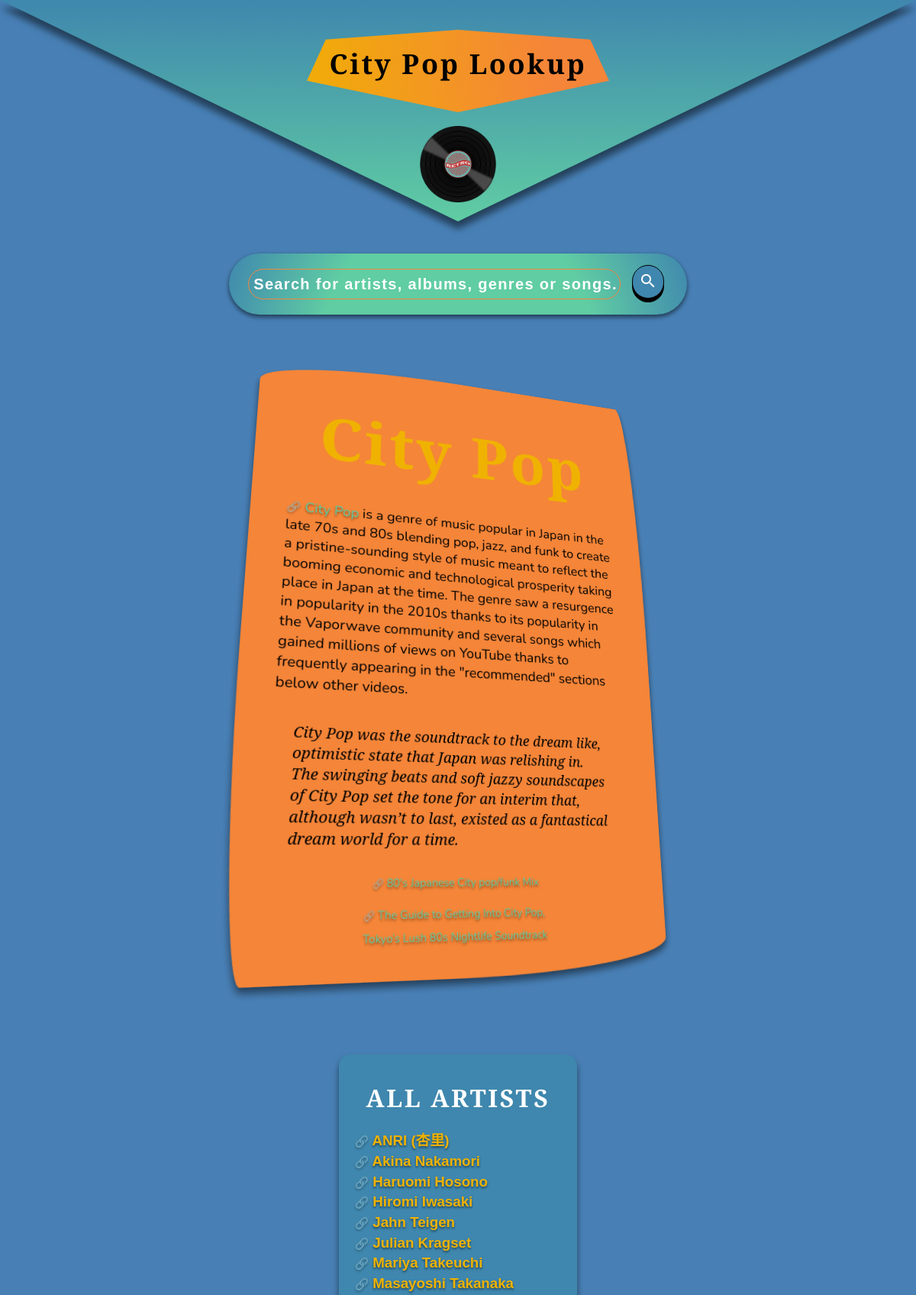
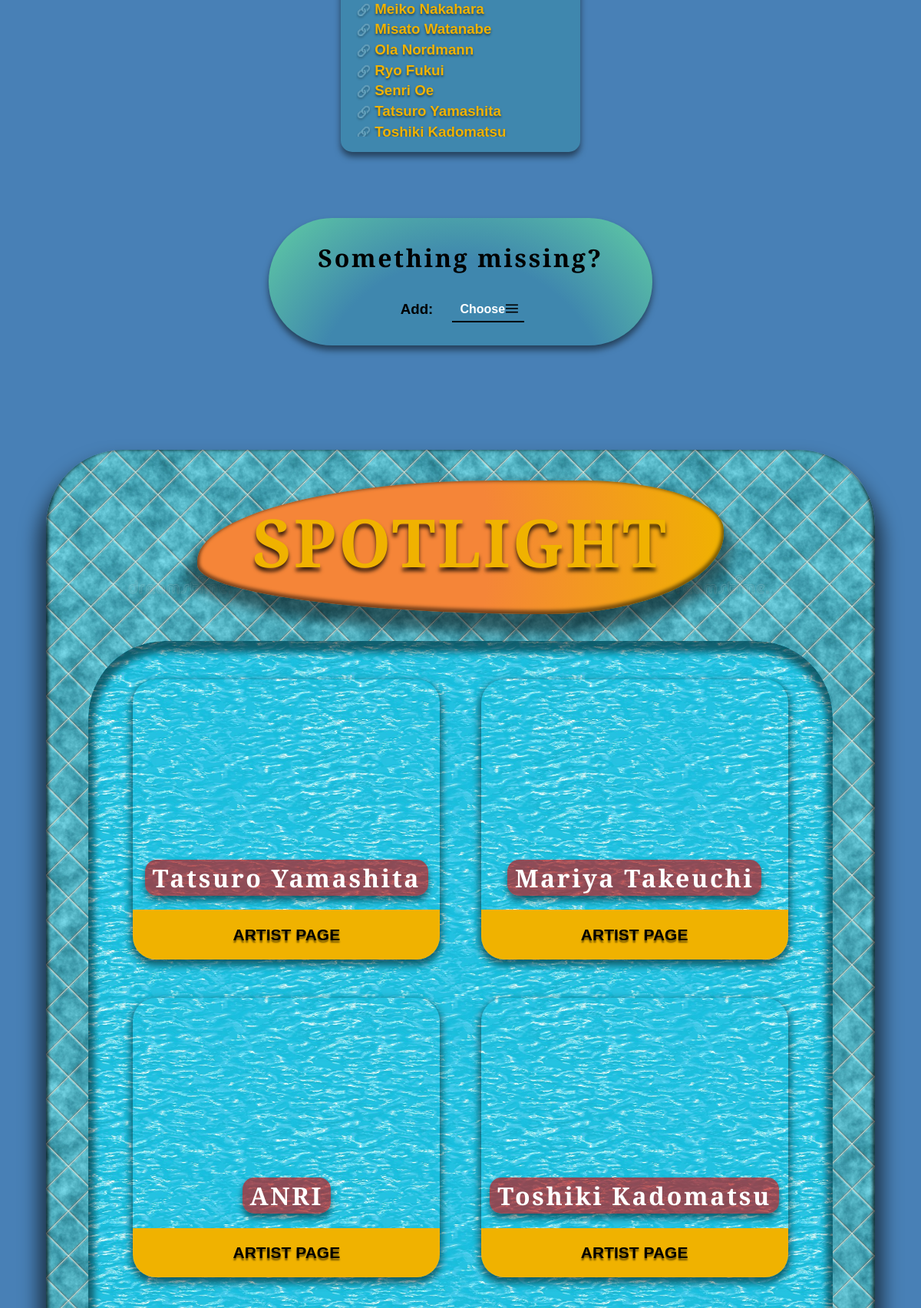
/home (signed in, upper part), run on the app's committed database (2 pictures, top to bottom).
### tables this page shows
CREATE TABLE `artist` (
  `artist_id` int(11) NOT NULL AUTO_INCREMENT,
  `firstName` varchar(45) NOT NULL,
  `lastName` varchar(45) DEFAULT NULL,
  `birthYear` year(4) DEFAULT NULL,
  `city_id` int(11) DEFAULT NULL,
  `imgURL` varchar(1000) DEFAULT NULL,
  `bio` varchar(5000) DEFAULT NULL,
  PRIMARY KEY (`artist_id`),
  KEY `FK_artist_city_idx` (`city_id`),
  CONSTRAINT `FK_artist_city` FOREIGN KEY (`city_id`) REFERENCES `city` (`city_id`) ON DELETE NO ACTION ON UPDATE NO ACTION
);

### _HTML/UI_allArtists.php (the view)
<div class="primary" id="allArtists">
    <h1 style="margin: 15px; position: sticky"> ALL ARTISTS </h1>
    <span style="width: 100%; max-height: 400px !important; overflow-y: scroll; overflow-x: hidden;">
        <?php $artists = $conn->query("SELECT * FROM artist ORDER BY firstName");
        while ($row = $artists->fetch_assoc()) {
            $artist_id = $row['artist_id'];
            $artist_firstName = $row['firstName'];
            $artist_lastName = $row['lastName'];
            echo "<h3 style='width: 100%; text-align: left; margin-left: 0%; word-break: break-all'> " .
                "<a href='../artist?a=$artist_id'> $artist_firstName $artist_lastName </a> </h3>";
        } ?>
    </span>
</div>

### home/index.php (shortened to what this page needs)
<?php
    require '../_PHP/connection.php';
?>
<!DOCTYPE html>
<html>
<head>
    <link href="stylesheet.css" rel="stylesheet">
    <link href="../_CSS/classes.css" rel="stylesheet">
    <link href="../_CSS/universal_generic.css" rel="stylesheet">
    <link href="../_CSS/universal_theme.css" rel="stylesheet">
</head>
<body>
<div id="documentWrapper" class="container column" style="margin-top: 300px/*325*/">
    <img id="headerSymbol" src="../resources/img/textures/vinyl250.png" draggable="false">
    <div style="border-radius: 0; min-height: 50px; top: 10px;" class="titleDiv shape-diamond blackText div cursor_normal">
        <h1>City Pop Lookup</h1></div>
    <div id="textBox" style="min-width: 550px; max-width: 33vw; font-size: 14pt;" class="frame leanUpRightPerma leanNormal secondaryVariant hoverFillPrimary">
        <h1 class="title">City Pop</h1>
        <p style="margin: 15px">
            <a href="https://www.nippon.com/en/japan-topics/g00631/a-guide-to-city-pop-the-soundtrack-for-japan%E2%80%99s-bubble-era-generation.html">
                City Pop </a>
            is a genre of music popular in Japan in the late 70s and 80s blending pop, jazz, and funk to
            create a pristine-sounding style of music meant to reflect the booming economic and technological prosperity
            taking place in Japan at the time.
            The genre saw a resurgence in popularity in the 2010s thanks to
            its popularity in the Vaporwave community and several songs which gained millions of views on YouTube thanks
            to frequently appearing in the "recommended" sections below other videos.
        </p>
        <blockquote> City Pop was the soundtrack to the dream like, optimistic state that
            Japan was relishing in. The swinging beats and soft jazzy soundscapes of City Pop set the tone for an
            interim that, although wasn’t
            to last, existed as a fantastical dream world for a time.
        </blockquote>
        <p id="cityPopLink1">
            <a href="https://youtu.be/6fJKlCUyhOs" class="smallText">
                80's Japanese City pop/funk Mix</a></p>
        <p id="cityPopLink2">
            <a href="https://www.vice.com/en_au/article/mbzabv/city-pop-guide-history-interview" class="smallText">
                The Guide to Getting Into City Pop, <br> Tokyo’s Lush 80s Nightlife Soundtrack</a></p>
    </div>
    <?php include '../_HTML/UI_allArtists.php' ?>
    <div id="spotlightBorder">
        <div id="spotlightTitle" class="shape-cigar"><h1 class="title"> SPOTLIGHT </h1></div>
        <div id="spotlightContainer"></div>
    </div>
</div>
</body>
</html>

### home/stylesheet.css (style rules this page uses)
.titleDiv { left : unset !important; }
#spotlightTitle { padding : 15px 50px; background-image : radial-gradient(circle at 0%, var(--secondaryVariant) 55%, var(--secondary)); box-shadow : 0 15px 15px 10px rgba(0, 0, 0, 0.5), inset 0 -2px 4px 3px rgba(0, 0, 0, 0.5); }
#spotlightTitle h1 { margin-top : 5px; text-shadow : 0 5px 5px rgba(0, 0, 0, .75); color : var(--secondary); }
#spotlightBorder { margin : 5vw; padding : 30px; background-image : var(--borderImg); background-repeat : repeat; background-size : 350px; border-radius : var(--tableRadius); box-shadow : 0 25px 25px 10px rgba(0, 0, 0, 0.6), inset 0 -3px 4px 3px rgba(0, 0, 0, 0.7); }
#spotlightContainer { background-image : var(--divBackgroundImg); animation : bg-pan-bottom 55s infinite; animation-timing-function : linear; background-repeat : repeat; background-size : 300px; flex-direction : row; max-width : 1000px; padding : 25px; margin : 25px; border-radius : var(--tableRadius); justify-content : space-evenly; align-content : space-around; box-shadow : inset 0 7px 8px 8px rgba(0, 0, 0, 0.5); }

### _CSS/classes.css (style rules this page uses)
.container { margin : 0; padding : 0; background-color : transparent !important; border-style : none; border-radius : 0; border-width : 0 !important; box-shadow : none !important; }
.frame { padding : 30px; border-radius : 50% 5% / 5% 50% }
.smallText { font-size : 10pt; letter-spacing : 0; margin : 0; padding : 0; }
.primary a { color : var(--secondary) }
.secondaryVariant a { color : var(--primaryVariant) }
div a { color : var(--secondaryVariant); }
.row { flex-direction : row; }
.column { flex-direction : column; }
.cursor_normal, .cursor_default { cursor : default !important; }
.blackText p, .blackText h1, .blackText h2, .blackText select { color : black !important; }
.pop { box-shadow : 0 3px 6px rgba(0, 0, 0, .12), 0 3px 6px var(--shadowColor); transition : all .2s ease-out; }
.anim_text-expand { animation : animation_text-expand 1.5s cubic-bezier(0.5, 0.05, 0.5, 1) both !important; }
.minimalistInput { background-color : transparent !important; box-shadow : none !important; outline : none !important; border : none !important; border-bottom : 2px solid black !important; border-radius : 0 !important; margin : auto; }
.minimalistInput::placeholder { color : var(--onPrimary) !important; }
.retroButton { outline : none; min-width : 2em; min-height : 2em; border : black solid 1px; border-radius : 5px; padding : 5px 8px 5px 8px; background-color : white; transition-duration : 0.1s; box-shadow : 0 5px 0 black; transform : translate(0, -5px); }
.leanUpRightPerma { transform : perspective(1000px) rotateX(15deg) rotateY(15deg) !important; }
.primary { background-color : var(--primary); color : var(--onPrimary) }
.secondaryVariant { background-color : var(--secondaryVariant); color : var(--onSecondary); }
.primary > p, .primary > h1, .primary > h2, .primary > h3, .primary > h4, .primary > h5 { color : var(--onPrimary) !important; }
.secondaryVariant > p, .secondaryVariant > h1, .secondaryVariant > h2, .secondaryVariant > h3, .secondaryVariant > h4, .secondaryVariant > h5 { color : var(--onSecondary); }
.shape-diamond { clip-path : polygon(50% 15%, 85% 25%, 90% 67.5%, 50% 100%, 10% 67.5%, 15% 25%); }
.shape-cigar { border-radius : 85% 40% 50% 100% / 90% 55% 90% 55% !important; }
:root { --speechBubbleColor : var(--secondary); }
.title { white-space : nowrap !important; font-family : 'Playfair Display', serif !important; font-weight : bolder !important; font-size : 65pt; color : var(--secondary) !important; letter-spacing : 3px !important; }

### data on the page
artist: firstName "ANRI", lastName "(杏里)"
artist: firstName "Akina", lastName "Nakamori"
artist: firstName "Haruomi", lastName "Hosono"
artist: firstName "Hiromi", lastName "Iwasaki"
artist: firstName "Jahn", lastName "Teigen"
artist: firstName "Julian", lastName "Kragset"
artist: firstName "Mariya", lastName "Takeuchi"
artist: firstName "Masayoshi", lastName "Takanaka"
artist: firstName "Meiko", lastName "Nakahara"
artist: firstName "Misato", lastName "Watanabe"
artist: firstName "Ola", lastName "Nordmann"
artist: firstName "Ryo", lastName "Fukui"
artist: firstName "Senri", lastName "Oe"
artist: firstName "Tatsuro", lastName "Yamashita"
artist: firstName "Toshiki", lastName "Kadomatsu"
